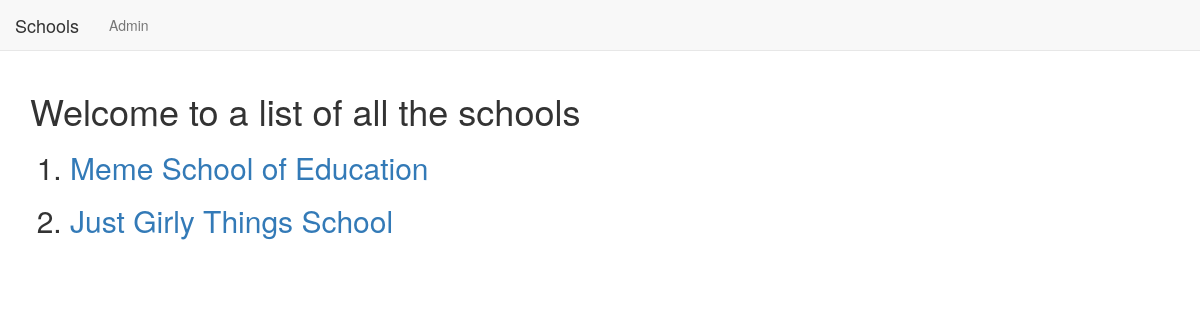
The app's page /basic_app/, older data.
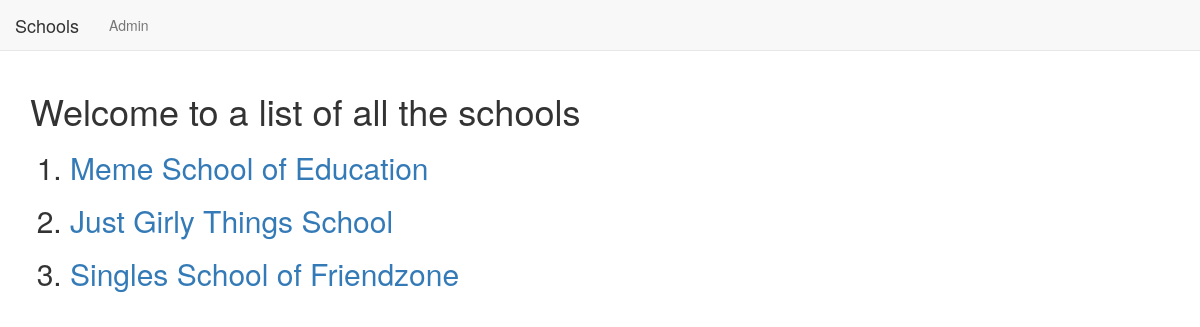
The same page, newer data.
### basic_app/models.py (models this page shows, shortened)
class School(models.Model):
    name = models.CharField(max_length = 250)
    principal = models.CharField(max_length = 250)
    location = models.CharField(max_length = 250)

### basic_app/views.py (the view)
# urls.py: path('',views.SchoolListView.as_view(),name='list'), # class based views way...name=list is used in base.html
class SchoolListView(ListView):
    context_object_name = 'schools'  #context
    model = School

### basic_app/templates/basic_app/school_list.html
{% extends "basic_app/basic_app_base.html" %}
{% block  body_block %}
<h1>Welcome to a list of all the schools</h1>
<ol>
  {% for school in schools %}
  <h2> <li> <a href="{{school.id}}">{{school.name}}</a></li> </h2>
  {% endfor %}
</ol>
{% endblock %}

Row changes from the older to the newer data that the page shows:
added School: name "Singles School of Friendzone"
